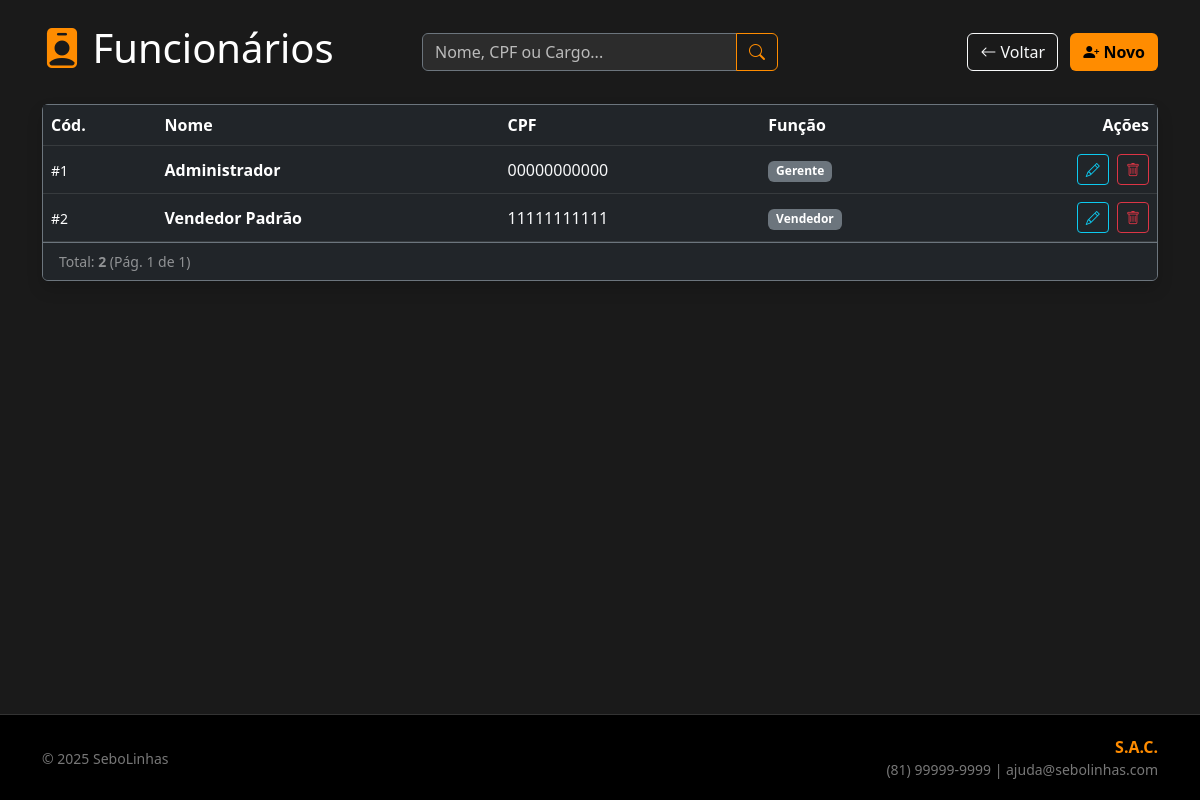
The app's page /modulos/pessoas/funcionarios/funcionarios.php (signed in), older data.
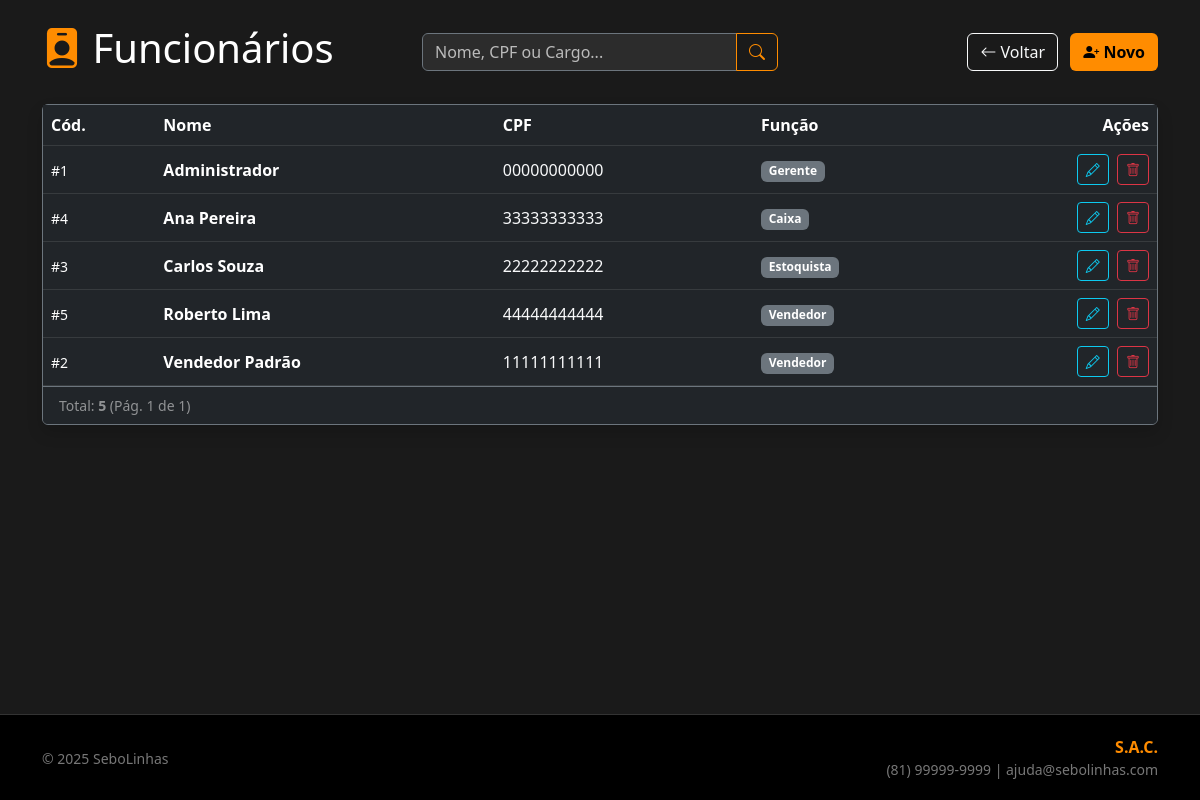
The same page, newer data.
### tables this page shows
CREATE TABLE FUNCIONARIO (
    CD_FUNCIONARIO INT AUTO_INCREMENT PRIMARY KEY,
    NOME VARCHAR(100) NOT NULL,
    CPF VARCHAR(14) NOT NULL,
    FUNCAO VARCHAR(20) NOT NULL,
    SENHA VARCHAR(255) NOT NULL DEFAULT '1234',
    CONSTRAINT U_CPF_F UNIQUE (CPF)
);

### modulos/pessoas/funcionarios/funcionarios.php (the view, shortened to what this page needs)
<?php
require_once '../../../config/conexao.php';
$niveis_permitidos = ['Gerente', 'Admin', 'Administrador'];
$itens_por_pagina = 10;
$pagina_atual = filter_input(INPUT_GET, 'pagina', FILTER_VALIDATE_INT) ?? 1;
$busca = filter_input(INPUT_GET, 'busca', FILTER_SANITIZE_SPECIAL_CHARS);
$termo = "%" . $busca . "%";
try {
    if (!empty($busca)) {
        $sql_count = "SELECT COUNT(*) as total FROM FUNCIONARIO WHERE NOME LIKE :b OR CPF LIKE :b OR FUNCAO LIKE :b";
        $stmt_count = $pdo->prepare($sql_count);
        $stmt_count->bindValue(':b', $termo);
    } else {
        $sql_count = "SELECT COUNT(*) as total FROM FUNCIONARIO";
        $stmt_count = $pdo->prepare($sql_count);
    }
    $stmt_count->execute();
    $total_registros = $stmt_count->fetch()['total'];
    $total_paginas = ceil($total_registros / $itens_por_pagina);
    $offset = ($pagina_atual - 1) * $itens_por_pagina;
    if (!empty($busca)) {
        $sql = "SELECT * FROM FUNCIONARIO WHERE NOME LIKE :b OR CPF LIKE :b OR FUNCAO LIKE :b ORDER BY NOME ASC LIMIT :lim OFFSET :off";
        $stmt = $pdo->prepare($sql);
        $stmt->bindValue(':b', $termo);
    } else {
        $sql = "SELECT * FROM FUNCIONARIO ORDER BY NOME ASC LIMIT :lim OFFSET :off";
        $stmt = $pdo->prepare($sql);
    }
    $stmt->bindValue(':lim', $itens_por_pagina, PDO::PARAM_INT);
    $stmt->bindValue(':off', $offset, PDO::PARAM_INT);
    $stmt->execute();
    $funcionarios = $stmt->fetchAll();
} catch (PDOException $e) {
    $funcionarios = [];
    $erro_msg = "Erro no sistema: " . $e->getMessage();
}
include '../../../includes/header.php';
?>
<div class="row mb-4 align-items-center">
    <div class="col-md-4">
        <h2 class="text-white display-6">
            <i class="bi bi-person-badge-fill text-orange"></i> Funcionários
        </h2>
    </div>
    <div class="col-md-4">
        <form method="GET" action="" class="d-flex">
            <div class="input-group">
                <input type="text" name="busca" class="form-control bg-dark text-white border-secondary" placeholder="Nome, CPF ou Cargo..." value="<?= $busca; ?>">
                <button class="btn btn-outline-orange" type="submit">
                    <i class="bi bi-search"></i>
                </button>
            </div>
        </form>
    </div>
    <div class="col-md-4 text-end">
        <a href="../../../index.php" class="btn btn-outline-light me-2"><i class="bi bi-arrow-left"></i> Voltar</a>
        <button type="button" class="btn bg-orange fw-bold" data-bs-toggle="modal" data-bs-target="#modalNovoFuncionario">
            <i class="bi bi-person-plus-fill"></i> Novo
        </button>
    </div>
</div>
<div class="card bg-dark border-secondary shadow">
    <div class="card-body p-0">
        <div class="table-responsive">
            <table class="table table-dark table-hover mb-0 align-middle">
                <thead>
                    <tr class="text-orange">
                        <th>Cód.</th>
                        <th>Nome</th>
                        <th>CPF</th>
                        <th>Função</th>
                        <th class="text-end">Ações</th>
                    </tr>
                </thead>
                <tbody>
                    <?php if (count($funcionarios) > 0): ?>
                        <?php foreach ($funcionarios as $func): ?>
                            <tr>
                                <td><small class="text-white small">#<?= $func['CD_FUNCIONARIO']; ?></small></td>
                                <td class="fw-bold text-white"><?= $func['NOME']; ?></td>
                                <td class="text-light"><?= $func['CPF']; ?></td>
                                <td>
                                    <span class="badge bg-secondary"><?= $func['FUNCAO']; ?></span>
                                </td>
                                <td class="text-end">
                                    <?php if (isset($_SESSION['usuario_nivel']) && in_array($_SESSION['usuario_nivel'], $niveis_permitidos)): ?>
                                        <a href="editar.php?id=<?= $func['CD_FUNCIONARIO']; ?>" class="btn btn-sm btn-outline-info me-1">
                                            <i class="bi bi-pencil"></i>
                                        </a>
                                        <button type="button" class="btn btn-sm btn-outline-danger" data-bs-toggle="modal" data-bs-target="#modalExcluir" data-id="<?= $func['CD_FUNCIONARIO']; ?>" data-nome="<?= $func['NOME']; ?>">
                                            <i class="bi bi-trash"></i>
                                        </button>
                                    <?php else: ?>
                                        <span class="text-muted small"><i class="bi bi-lock-fill"></i></span>
                                    <?php endif; ?>
                                </td>
                            </tr>
                        <?php endforeach; ?>
                    <?php endif; ?>
                </tbody>
            </table>
        </div>
    </div>
    <div class="card-footer bg-dark border-secondary d-flex justify-content-between align-items-center">
        <small class="text-white-50">
            Total: <strong><?= $total_registros; ?></strong> (Pág. <?= $pagina_atual; ?> de <?= $total_paginas > 0 ? $total_paginas : 1; ?>)
        </small>
    </div>
</div>
<?php include '../../../includes/footer.php'; ?>

### includes/header.php (shortened to what this page needs)
<!DOCTYPE html>
<html lang="pt-br">
<head>
    <link href="https://cdn.jsdelivr.net/npm/bootstrap@5.3.0/dist/css/bootstrap.min.css" rel="stylesheet">
    <link rel="stylesheet" href="https://cdn.jsdelivr.net/npm/bootstrap-icons@1.10.5/font/bootstrap-icons.css">
    <link rel="stylesheet" href="/sistema-sebo/css/custom.css">
</head>
<body class="d-flex flex-column min-vh-100">
<div class="container mt-4">

### includes/footer.php (shortened to what this page needs)
</div>
<div style="flex-grow:1"></div>
<footer class="footer-custom mt-5">
    <div class="container">
        <div class="row align-items-center">
            <div class="col-md-6 text-start">
                <small>&copy; <?php echo date('Y'); ?> SeboLinhas</small>
            </div>
            <div class="col-md-6 text-end">
                <span class="text-orange fw-bold">S.A.C.</span>
                <small class="d-block">(81) 99999-9999 | ajuda@sebolinhas.com</small>
            </div>
        </div>
    </div>
</footer>
</body>
</html>

### css/custom.css (style rules this page uses)
:root { --primary-color: #ff8c00; --primary-hover: #e67e22; --bg-body: #1a1a1a; --bg-card: #2c2c2c; --bg-input: #222222; --text-main: #e0e0e0; --text-muted: #bbbbbb; --border-color: #444444; }
body { background-color: var(--bg-body); color: var(--text-main); min-height: 100vh; display: flex; flex-direction: column; }
.text-orange { color: var(--primary-color) !important; }
.bg-orange { background-color: var(--primary-color) !important; color: #000; }
.footer-custom { background-color: #000; border-top: 1px solid #333; color: #777; padding: 20px 0; width: 100%; margin-top: auto; }
.btn-outline-orange { color: var(--primary-color); border-color: var(--primary-color); background-color: transparent; transition: all 0.3s ease; }
.form-control, .form-select { color: #fff !important; background-color: var(--bg-card) !important; border: 1px solid var(--border-color); }
.form-control::placeholder { color: var(--text-muted) !important; opacity: 1; }

Row changes from the older to the newer data that the page shows:
added funcionario: CD_FUNCIONARIO "4", NOME "Ana Pereira", CPF "33333333333", FUNCAO "Caixa"
added funcionario: CD_FUNCIONARIO "3", NOME "Carlos Souza", CPF "22222222222", FUNCAO "Estoquista"
added funcionario: CD_FUNCIONARIO "5", NOME "Roberto Lima", CPF "44444444444", FUNCAO "Vendedor"
Text that changed along with them:
$total_registros: "2" → "5"
